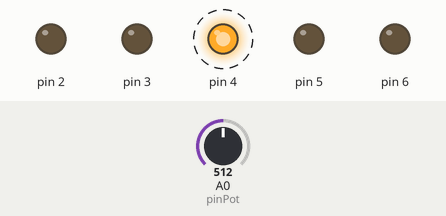
The sketch below on a simulated Arduino Uno, built with avr-gcc and run on an emulated ATmega328P. Shown: output pins drawn as LEDs (lit = HIGH). Dashed ring = blinking. Inputs (shaded band) come from the test bench; at power-on: A0 (pinPot) = 512.

Above: at 0.9 s.
1.3 s: A0 (pinPot) set to 598
4.3 s: A0 (pinPot) set to 631
At 4.5 s:
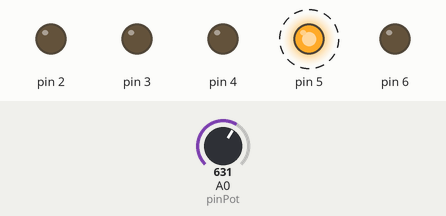
7.3 s: A0 (pinPot) set to 802
10.3 s: A0 (pinPot) set to 833
At 10.5 s:
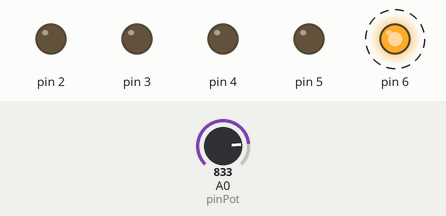
13.3 s: A0 (pinPot) set to 399
At 13.7 s:
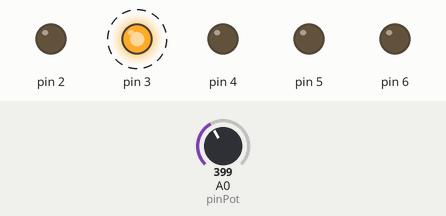
16.3 s: A0 (pinPot) set to 417
At 16.7 s:
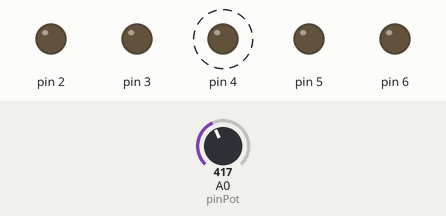
Timing chart, 0 to 20.3 s (numbered marks = the images above; inputs shaded):
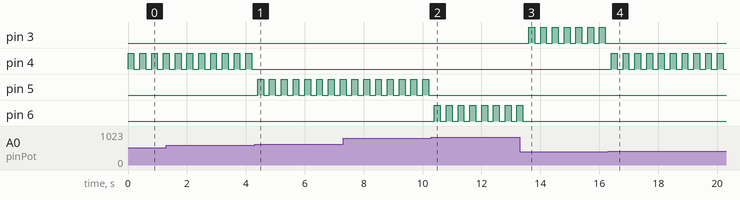

Measured:
- the behaviour switches between 613 and 614 on A0 (pinPot) (found by bisection; images 0 and 1)
- the behaviour switches between 817 and 818 on A0 (pinPot) (found by bisection; images 1 and 2)
- the behaviour switches between 409 and 410 on A0 (pinPot) (found by bisection; images 3 and 4)
- after the input at 4.3 s, pin 4: stops changing and stays LOW; pin 5: alternates HIGH for 0.20 s and LOW for 0.20 s, starting after 0.10 s
- after the input at 10.3 s, pin 5: stops changing and stays LOW; pin 6: alternates HIGH for 0.20 s and LOW for 0.20 s, starting after 0.10 s
- after the input at 13.3 s, pin 3: alternates HIGH for 0.20 s and LOW for 0.20 s, starting after 0.30 s; pin 6: goes on until 13.4 s, then stays LOW
- after the input at 16.3 s, pin 3: stops changing and stays LOW; pin 4: alternates HIGH for 0.20 s and LOW for 0.20 s, starting after 0.11 s
- by itself, pin 4: alternates HIGH for 0.20 s and LOW for 0.20 s

The sketch:

ejemplo_5.ino
```cpp
int pinPot=0;
int vrPot=0;
void setup()
{
  for(int i=2;i<=6;i++)
  {
   pinMode(i,OUTPUT);
  }
}
void loop()
{
  vrPot = analogRead(pinPot);
  if(vrPot <= 204)                led(2,200);
  if(vrPot > 205 && vrPot <= 409) led(3,200);
  if(vrPot > 409 && vrPot <= 613) led(4,200);
  if(vrPot > 613 && vrPot <= 817) led(5,200);
  if(vrPot > 817 && vrPot <= 1024) led(6,200);
}
void led(int pin, int tiempo)
{
  digitalWrite(pin,HIGH);
  delay(tiempo);
  digitalWrite(pin,LOW);
  delay(tiempo);
}
```
